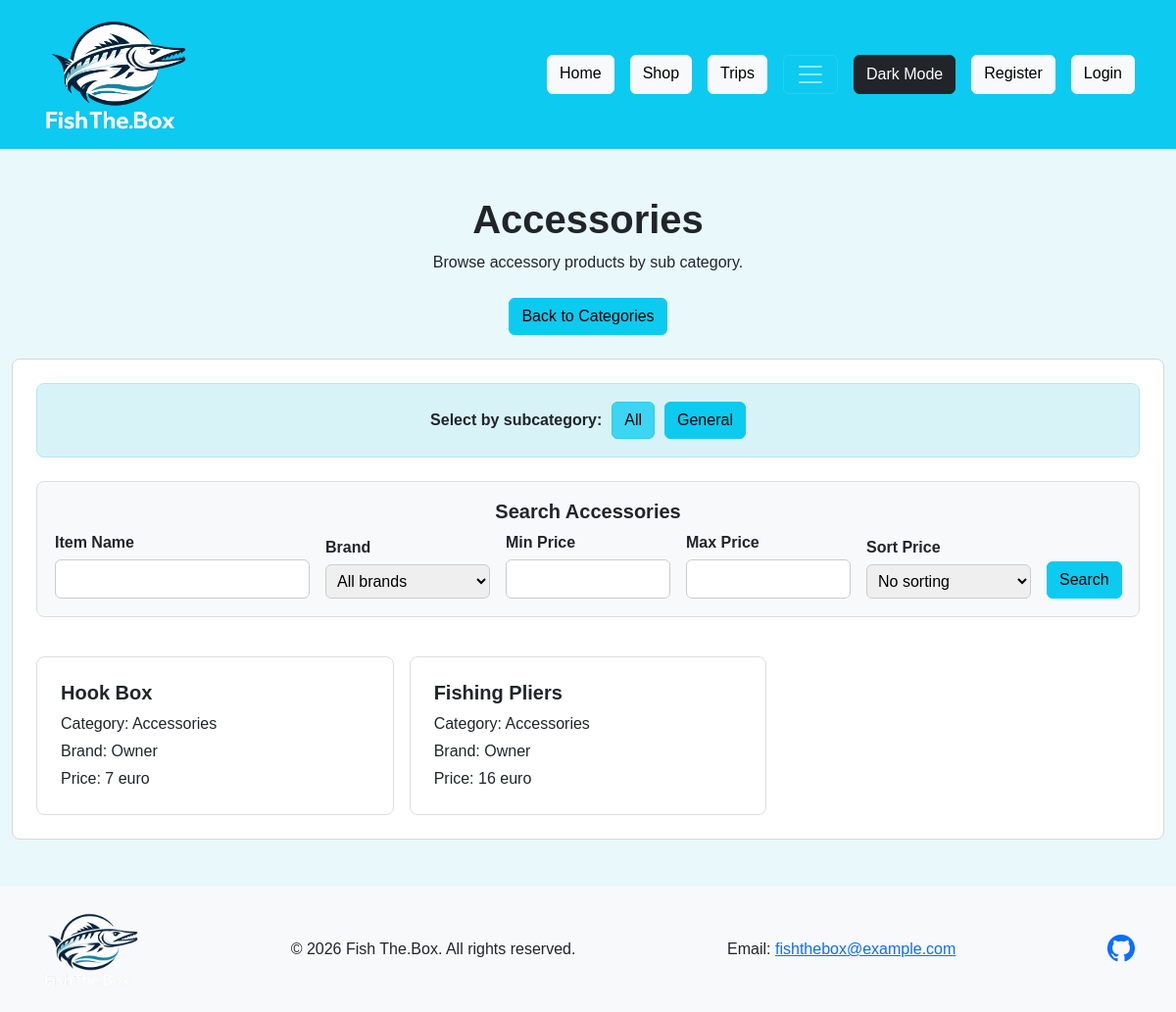
The page /shop/Accessories on the database its author committed.
### shop/models.py (models this page shows, shortened)
class SubCategory(models.Model):
    name = models.CharField(max_length=100)

class Product(models.Model):
    name = models.CharField(max_length=200)
    brand = models.CharField(max_length=100)
    price = models.IntegerField()
    category = models.ForeignKey(Category, on_delete=models.CASCADE)
    sub_category = models.ForeignKey(SubCategory, on_delete=models.CASCADE)

class Category(models.Model):
    name = models.CharField(max_length=100)
    photo = models.CharField(max_length=200)

### shop/views.py (the view)
# urls.py: path('shop/Accessories', views.accessories, name='accessories'),
def accessories(request):
    return show_category(request, "Accessories", "shop/accessories.html")

### shop/views.py
class SubCategoryForm(forms.Form):
    sub_category = forms.ChoiceField(
        label="Sub Category",
        choices=[
            ("All", "All"),
            ("Spinning", "Spinning"),
            ("Casting", "Casting"),
            ("Surfcasting", "Surfcasting"),
            ("Jigging", "Jigging"),
            ("Boat Fishing", "Boat Fishing"),
            ("General", "General"),
        ]
    )

class ProductSearchForm(forms.Form):
    search_name = forms.CharField(label="Item Name", required=False)
    brand = forms.CharField(label="Brand", required=False)
    min_price = forms.IntegerField(label="Minimum Price", required=False, min_value=0)
    max_price = forms.IntegerField(label="Maximum Price", required=False, min_value=0)
    price_order = forms.ChoiceField(
        label="Sort Price",
        required=False,
        choices=[
            ("none", "No sorting"),
            ("low", "Lowest first"),
            ("high", "Highest first"),
        ]
    )

### shop/templates/shop/accessories.html (shortened to what this page needs)
<!DOCTYPE html>
{% load static %}
<html lang="en">
<head>
    <link href="https://cdn.jsdelivr.net/npm/bootstrap@5.3.3/dist/css/bootstrap.min.css" rel="stylesheet">
    <link href="https://cdn.jsdelivr.net/npm/bootstrap-icons@1.11.3/font/bootstrap-icons.min.css" rel="stylesheet">
    <link rel="stylesheet" href="{% static 'shop/shop.css' %}?v=2">
    <link rel="stylesheet" href="{% static 'DarkMode/DarkMode.css' %}?v=2">
</head>
<body>
    <header class="bg-info text-white sticky-top">
        <div class="container py-3">
            <div class="d-flex justify-content-between align-items-center flex-wrap gap-3">
                <img src="{% static 'shop/logo.png' %}" alt="Fish The.Box logo" width="150" height="120">
                <div id="navbar"></div>
            </div>
        </div>
    </header>
    <main class="shop-main">
        <section class="shop-section py-5">
            <div class="container">
                <h1 class="text-center fw-bold mb-2">Accessories</h1>
                <p class="text-center mb-4">Browse accessory products by sub category.</p>
                <div class="text-center mb-4">
                    <a href="/shop/" class="btn btn-info">Back to Categories</a>
                </div>
                <div class="category-content-panel">
                <div class="filter-bar">
                    <div class="sub-category-buttons">
                        <p class="filter-label">Select by subcategory:</p>
                        {% for sub_category in sub_categories %}
                            <form action="{% url 'shop:accessories' %}" method="post">
                                <button type="submit"
                                        class="btn btn-info {% if selected_sub_category == sub_category %}active{% endif %}">
                                    {{ sub_category }}
                                </button>
                            </form>
                        {% endfor %}
                    </div>
                </div>
                <div class="shop-search-box mt-4">
                    <h2 class="h5 fw-bold text-center">Search Accessories</h2>
                    <form action="{% url 'shop:accessories' %}" method="post">
                        <div class="row g-3 align-items-end">
                            <div class="col-md-3">
                                <label>Item Name</label>
                                {{ search_form.search_name }}
                            </div>
                            <div class="col-md-2">
                                <label>Brand</label>
                                <select name="brand">
                                    <option value="All">All brands</option>
                                </select>
                            </div>
                            <div class="col-md-2">
                                <label>Min Price</label>
                                {{ search_form.min_price }}
                            </div>
                            <div class="col-md-2">
                                <label>Max Price</label>
                                {{ search_form.max_price }}
                            </div>
                            <div class="col-md-2">
                                <label>Sort Price</label>
                                {{ search_form.price_order }}
                            </div>
                            <div class="col-md-1">
                                <button type="submit" name="search_button" class="btn btn-info">Search</button>
                            </div>
                        </div>
                    </form>
                </div>
                <div class="row g-3 mt-4">
                    {% for shop_item in items %}
                        <div class="col-md-4">
                            <div class="product-card h-100">
                                <h2 class="h5 fw-bold">{{ shop_item.name }}</h2>
                                <p class="mb-1">Category: {{ shop_item.category.name }}</p>
                                <p class="mb-1">Brand: {{ shop_item.brand }}</p>
                                <p class="mb-0">Price: {{ shop_item.price }} euro</p>
                            </div>
                        </div>
                    {% empty %}
                        <p class="text-center text-muted">No shop items found.</p>
                    {% endfor %}
                </div>
                </div>
            </div>
        </section>
    </main>
    <footer class="bg-light text-dark py-4">
        <div class="container d-flex justify-content-between align-items-center flex-wrap gap-4">
            <img src="{% static 'shop/logo.png' %}" alt="Fish The.Box logo" width="100" height="80">
            <p class="mb-0">&copy; 2026 Fish The.Box. All rights reserved.</p>
            <p class="mb-0">Email: <a href="mailto:fishthebox@example.com">fishthebox@example.com</a></p>
            <div class="d-flex gap-3 fs-3">
                <a href="https://github.com/G1org0s/Final-Assesment-Internet-Programming.git" aria-label="GitHub">
                    <i class="bi bi-github"></i>
                </a>
            </div>
        </div>
    </footer>
</body>
</html>

### shop/static/shop/shop.css (style rules this page uses)
body { min-height: 100vh; display: flex; flex-direction: column; font-family: Tahoma, Arial, sans-serif; }
main { flex: 1; background-color: #e9f8fb; }
.shop-section { min-height: 100%; background-color: #e9f8fb; }
.shop-section .container { max-width: 1600px; }
.category-content-panel { background-color: white; border: 1px solid #d7d7d7; border-radius: 8px; padding: 24px; max-width: 1400px; margin: 0 auto; }
.filter-label { font-weight: bold; margin: 0; }
.sub-category-buttons { display: flex; align-items: center; justify-content: center; gap: 10px; flex-wrap: wrap; }
.filter-bar { background-color: #d8f3f8; border: 1px solid #b7e4ec; border-radius: 8px; padding: 18px; max-width: 100%; margin: 0 auto; }
.shop-search-box { background-color: #f8f9fa; border: 1px solid #dddddd; border-radius: 8px; padding: 18px; }
.shop-search-box label { font-weight: bold; margin-bottom: 5px; }
.shop-search-box input, .shop-search-box select { width: 100%; padding: 7px; border: 1px solid #cccccc; border-radius: 6px; }
.product-card { background-color: white; border: 1px solid #dddddd; border-radius: 8px; padding: 24px; }

### rows shown on the page
SubCategory: sub_categories "General"
Product: name "Hook Box", category.name "Accessories", brand "Owner", price "7"
Product: name "Fishing Pliers", category.name "Accessories", brand "Owner", price "16"

### other values the page prints
{{ sub_category }} "All"
